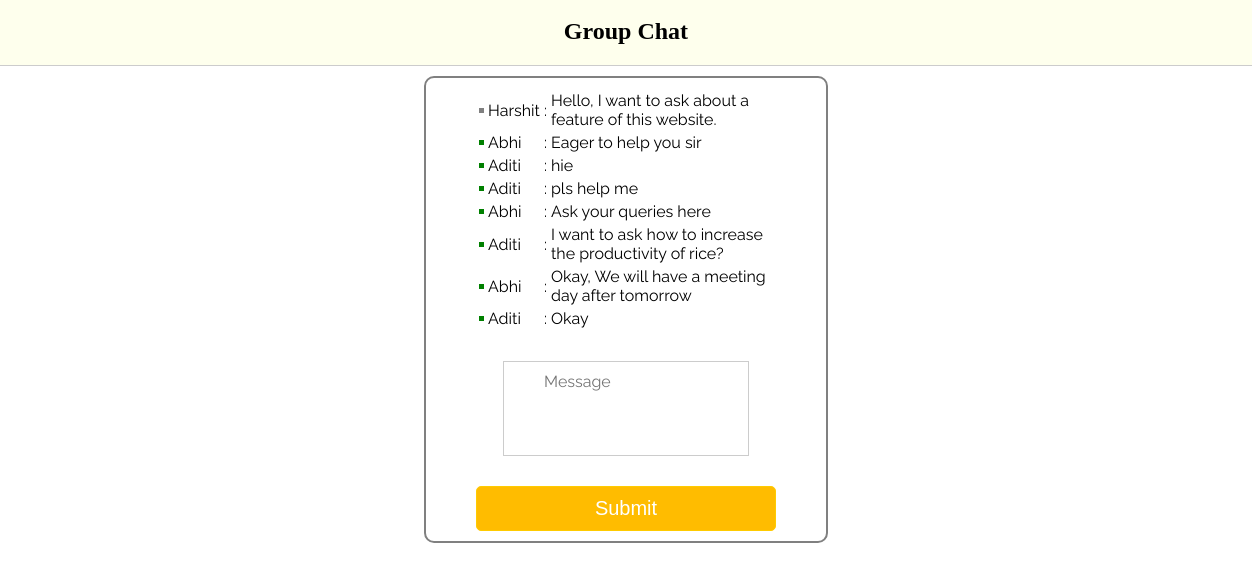
/demo_chat.php, run on the app's committed database.
### tables this page shows
CREATE TABLE `chat` (
  `user_id` int(11) NOT NULL,
  `chat_id` int(11) NOT NULL,
  `name` varchar(50) NOT NULL,
  `msg` varchar(250) NOT NULL,
  `status` int(11) NOT NULL
);

### demo_chat.php (the view, shortened to what this page needs)
<!DOCTYPE html>
<html>
<head>
	<link href="elements.css" rel="stylesheet">
</head>
<body>
	<h2>Group Chat</h2>
<hr><center>
<form action="process2.php" id="form" method="post" name="form">
<?php
	$myConnection= mysqli_connect("localhost","root","", "digi_farmers") or die ("could not connect to mysql");
		$sqlCommand="select * from chat";
		$query=mysqli_query($myConnection, $sqlCommand) or die(mysql_error()) ;
		echo "<table>";
		if($query) {
                while($row = mysqli_fetch_assoc($query) ) {
                echo '<div class="first">';
      if($row['status']==1){
			echo '<tr><td><div class="hello"></div></td>';
	 }
	 else {
	 	echo '<tr><td><div class="bye"></div></td>';
	 }
echo '<td colspan="100px">
	'.$row["name"] .'</td> <td>:</td> <td>' .$row["msg"].'</td></tr></div>';
	}
}
echo "</table>";
?>
<textarea id="msg" name="message" placeholder="Message"></textarea>
<input type="submit" value="Submit" name="submit" id="submit" >
</form>
</center>
</body>
</html>

### elements.css (style rules this page uses)
form { max-width:300px; min-width:250px; padding:10px 50px; border:2px solid gray; border-radius:10px; font-family:raleway; background-color:#fff }
h2 { background-color:#FEFFED; padding:20px 35px; margin:-10px -50px; text-align:center; border-radius:10px 10px 0 0 }
hr { margin:10px -50px; border:0; border-top:1px solid #ccc }
textarea { background-image:url(../images/msg.png); background-repeat:no-repeat; background-position:5px 7px; width:82%; height:95px; padding:10px; resize:none; margin-top:30px; border:1px solid #ccc; padding-left:40px; font-size:16px; font-family:raleway; margin-bottom:30px }
#submit { text-decoration:none; width:100%; text-align:center; display:block; background-color:#FFBC00; color:#fff; border:1px solid #FFCB00; padding:10px 0; font-size:20px; cursor:pointer; border-radius:5px }

### demo_chat.php (style rules this page uses)
.hello { background-color:green ; width: 5px; height: 5px; float:left; }
.bye { background-color:gray ; width: 5px; height: 5px; float:left; }
.first { position : relative; }

### data on the page
chat: status 0 (drawn), name "Harshit", msg "Hello, I want to ask about a feature of this website."
chat: status 1 (drawn), name "Abhi", msg "Eager to help you sir"
chat: status 1 (drawn), name "Aditi", msg "hie"
chat: status 1 (drawn), name "Aditi", msg "pls help me"
chat: status 1 (drawn), name "Abhi", msg "Ask your queries here"
chat: status 1 (drawn), name "Aditi", msg "I want to ask how to increase the productivity of rice?"
chat: status 1 (drawn), name "Abhi", msg "Okay, We will have a meeting day after tomorrow"
chat: status 1 (drawn), name "Aditi", msg "Okay"
